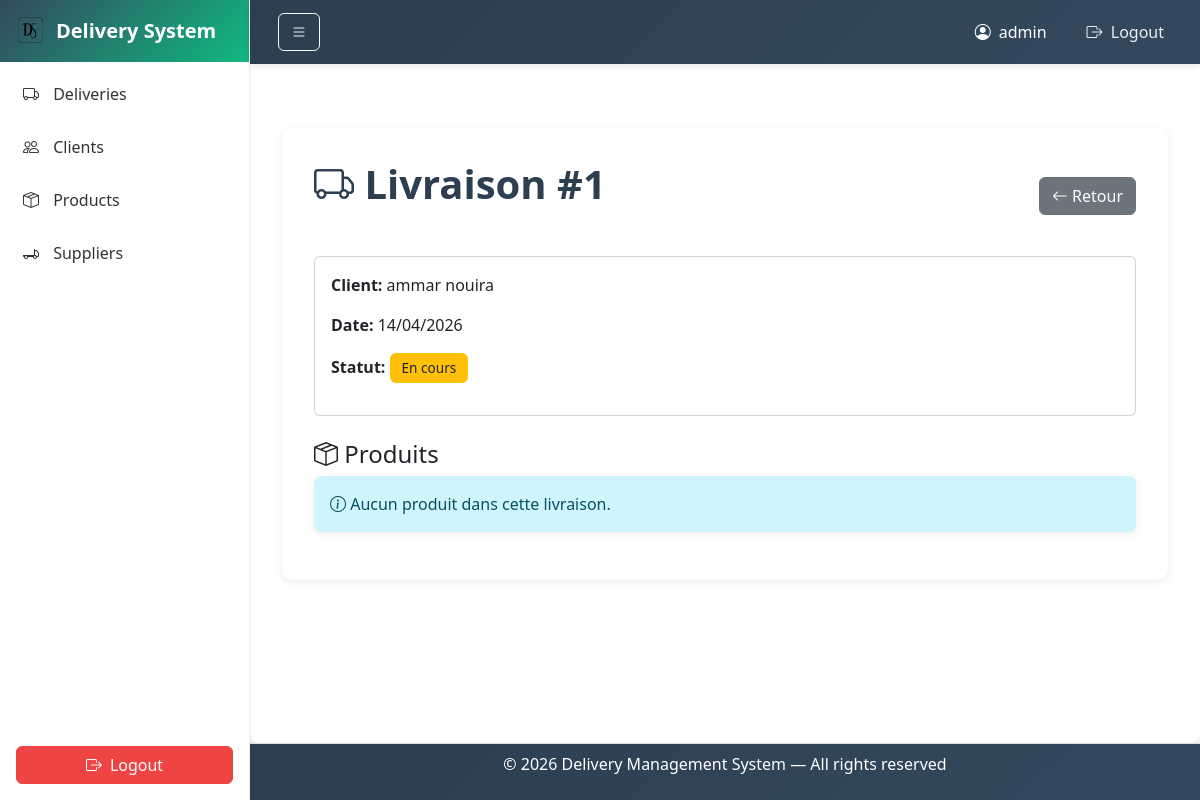
The page /deliveries/1/detail/ (signed in) on the database as committed earlier.
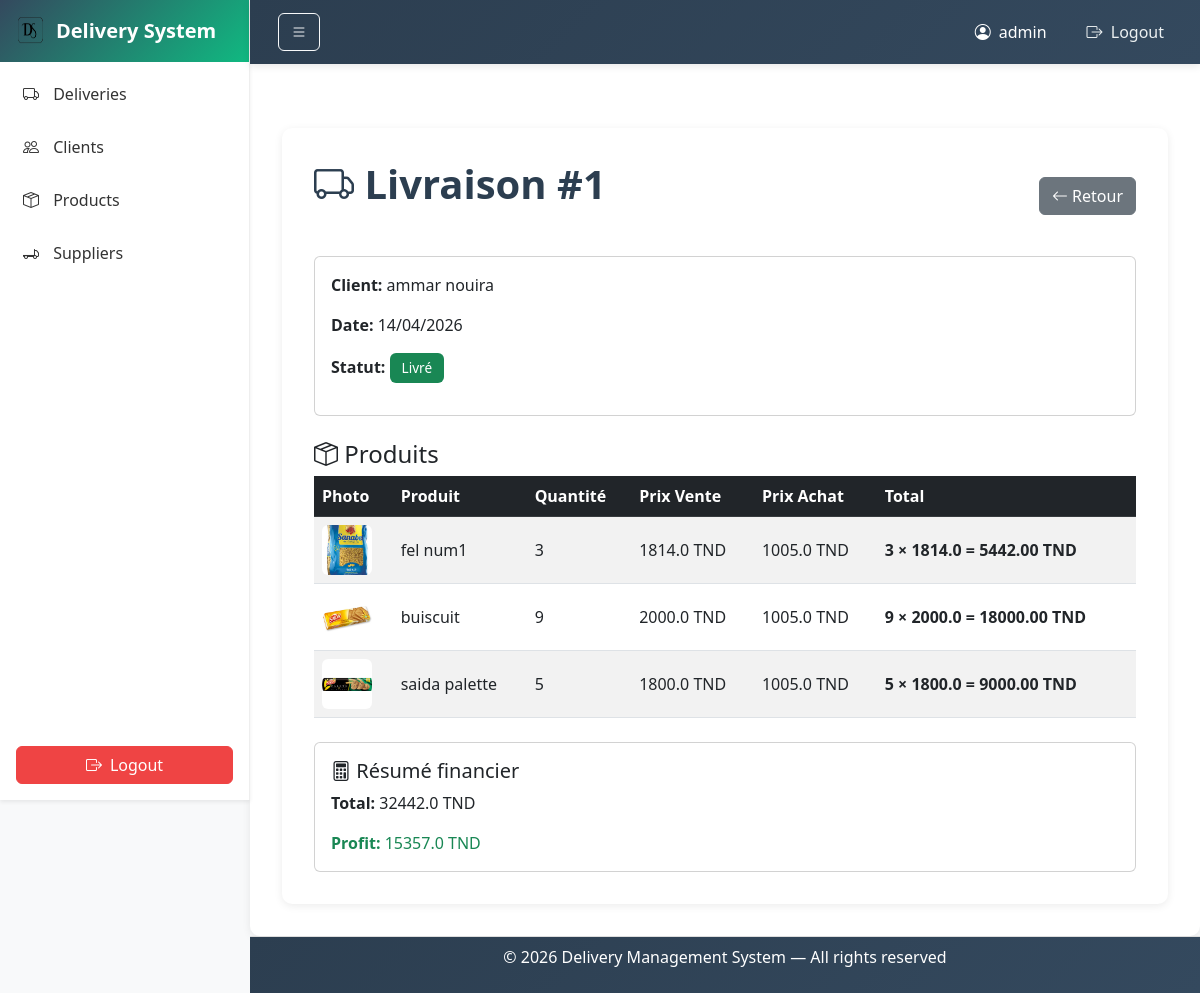
The same page on the database as committed later.
### deliveryproject/models.py (models this page shows, shortened)
class Delivery(models.Model):
    STATUT_CHOICES = [
        ("En cours", "En cours"),
        ("Livré", "Livré"),
        ("Annulé", "Annulé"),
    ]
    client = models.ForeignKey(Client, on_delete=models.CASCADE)
    date_livraison = models.DateField()
    statut = models.CharField(max_length=50, choices=STATUT_CHOICES, default="En cours")
    @property
    def total(self):
        return sum(item.total for item in self.deliveryitem_set.all())
    @property
    def profit(self):
        return sum(
            (item.produit.prix_vente - item.produit.prix_achat) * item.quantite
            for item in self.deliveryitem_set.all()
        )

class Client(models.Model):
    nom = models.CharField(max_length=100)
    prenom = models.CharField(max_length=100)
    adresse = models.TextField()
    telephone = models.CharField(max_length=20)
    email = models.EmailField(unique=True)

class DeliveryItem(models.Model):
    delivery = models.ForeignKey(Delivery, on_delete=models.CASCADE)
    produit = models.ForeignKey(Product, on_delete=models.CASCADE)
    quantite = models.IntegerField()
    @property
    def total(self):
        return self.quantite * self.produit.prix_vente

class Product(models.Model):
    nom = models.CharField(max_length=100)
    qte_stock = models.IntegerField()
    prix_achat = models.FloatField()
    prix_vente = models.FloatField()
    image = models.ImageField(upload_to='products/', blank=True, null=True)
    fournisseur = models.ForeignKey(Supplier, on_delete=models.CASCADE)

### deliveryproject/views.py (the view)
# urls.py: path('deliveries/<int:id>/detail/', views.delivery_detail, name='delivery_detail'),
@login_required(login_url='login')
def delivery_detail(request, id):
    delivery = get_object_or_404(Delivery, id=id)
    items = delivery.deliveryitem_set.all()
    return render(request, 'delivery/detail.html', {
        'delivery': delivery,
        'items': items,
    })

### deliveryproject/templates/delivery/detail.html (shortened to what this page needs)
{% extends "layouts/base.html" %}
{% block content %}
<div class="container mt-5">
    <div class="d-flex justify-content-between align-items-center mb-4">
        <h1><i class="bi bi-truck"></i> Livraison #{{ delivery.id }}</h1>
        <a href="{% url 'delivery_list' %}" class="btn btn-secondary">
            <i class="bi bi-arrow-left"></i> Retour
        </a>
    </div>
    <div class="card mb-4">
        <div class="card-body">
            <p><strong>Client:</strong> {{ delivery.client.nom }} {{ delivery.client.prenom }}</p>
            <p><strong>Date:</strong> {{ delivery.date_livraison|date:"d/m/Y" }}</p>
            <p><strong>Statut:</strong>
                {% if delivery.statut == "Livré" %}
                    <span class="badge bg-success">{{ delivery.statut }}</span>
                {% elif delivery.statut == "En cours" %}
                    <span class="badge bg-warning text-dark">{{ delivery.statut }}</span>
                {% elif delivery.statut == "Annulé" %}
                    <span class="badge bg-danger">{{ delivery.statut }}</span>
                {% endif %}
            </p>
        </div>
    </div>
    <h4><i class="bi bi-box-seam"></i> Produits</h4>
    {% if items %}
    <div class="table-responsive">
        <table class="table table-hover table-striped align-middle">
           <thead class="table-dark">
    <tr>
        <th>Photo</th>
        <th>Produit</th>
        <th>Quantité</th>
        <th>Prix Vente</th>
        <th>Prix Achat</th>
        <th>Total</th>
    </tr>
</thead>
<tbody>
    {% for item in items %}
    <tr>
        <td>
            {% if item.produit.image %}
                <img src="{{ item.produit.image.url }}" alt="{{ item.produit.nom }}"
                    width="50" height="50"
                    style="object-fit: cover; border-radius: 6px;">
            {% else %}
                <span class="text-muted">—</span>
            {% endif %}
        </td>
        <td>{{ item.produit.nom }}</td>
        <td>{{ item.quantite }}</td>
        <td>{{ item.produit.prix_vente }} TND</td>
        <td>{{ item.produit.prix_achat }} TND</td>
        <td><strong>{{ item.quantite|floatformat:0 }} × {{ item.produit.prix_vente }} = {{ item.total |floatformat:2 }} TND</strong></td>
    </tr>
    {% endfor %}
</tbody>
        </table>
        <div class="card mt-4">
    <div class="card-body">
        <h5><i class="bi bi-calculator"></i> Résumé financier</h5>
        <p><strong>Total:</strong> {{ delivery.total }} TND</p>
        <p class="text-success mb-0"><strong>Profit:</strong> {{ delivery.profit }} TND</p>
    </div>
</div>
    </div>
    {% else %}
    <div class="alert alert-info">
        <i class="bi bi-info-circle"></i> Aucun produit dans cette livraison.
    </div>
    {% endif %}
</div>
{% endblock %}

Rows that differ between the two databases and show on the page:
changed Delivery "ammar": total (not shown) → "32442.0"; profit (not shown) → "15357.0"; statut "En cours" → "Livré"
added DeliveryItem: produit.image (picture), produit.nom "fel num1", quantite "3", produit.prix_vente "1814.0", produit.prix_achat "1005.0", total "5442.00"
added DeliveryItem: produit.image (picture), produit.nom "buiscuit", quantite "9", produit.prix_vente "2000.0", produit.prix_achat "1005.0", total "18000.00"
added DeliveryItem: produit.image (picture), produit.nom "saida palette", quantite "5", produit.prix_vente "1800.0", produit.prix_achat "1005.0", total "9000.00"
Other text that changed with them:
text no longer shown: "Aucun produit dans cette livraison."
text now shown: "Photo Produit Quantité Prix Vente Prix Achat Total Résumé financier Total: TND Profit: TND"
